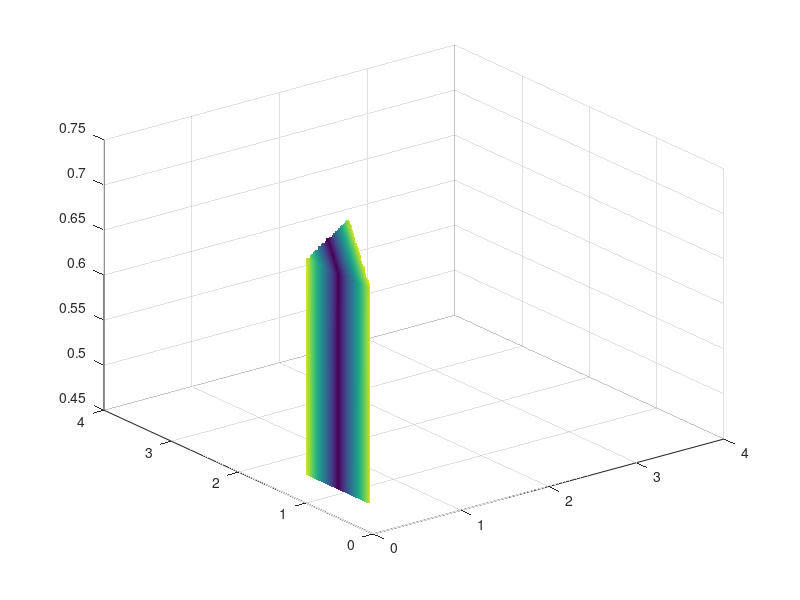

Recreate this plot in MATLAB. (Note: this script raises an error after producing the figure.)
clc;
clear;
close all;
figure()
kpMax = 4;
kdMax = 4;
sampledNum = 200;

aMin =0.48;
aMax = 0.72;
sampledNum2 = 10;


kpSampled = 0:kpMax/(sampledNum-1):kpMax;
kdSampled = 0:kdMax/(sampledNum-1):kdMax;
aSampled = aMin:(aMax-aMin)/(sampledNum2-1):aMax;

[X,Y,Z] = meshgrid(kpSampled,kdSampled,aSampled);
%[X,Y,Z] = meshgrid(0:20/100:10,0:10/100:5,0.2:0.005:0.3);

% [X,Y] = meshgrid(kpSampled,kdSampled);
Map = X;
T = 2;
m = 1;
I = 10;

for i = 1:size(X,1)
    for j = 1:size(X,2)
        for k = 1:size(X,3)

            kp = X(i,j,k);
            kd = Y(i,j,k);      
            a = Z(i,j,k);
           
            f = T/a*m*9.81;
            K = 1/2*f/I*kp;
            C = 1/2*f/I*kd;

            A = [1-a^2*K T-a^2*C; 
                -2*a*K 1-2*a*C];
            qq = abs(eig(A));
            if qq(1)<1 && qq(2)<1
                Map(i,j,k) = abs(det(A));
            else
                Map(i,j,k) = nan ;
            end
        end
    end
end
% hold on
h=slice(X,Y,Z,Map/max(max(max(Map))),kpSampled,kdSampled,aSampled);


% h=slice(X,Y,Z,Map,X,Y,Z);
% h = interp3(Map);
set(h,'EdgeColor','none','FaceColor','interp');
% axis equal
alpha(0.4);                                                                                                                                                                                                                                                                                                                                                                                                                                                                                                                                                                                                                                                                                                                                                                                                                                                                                                                       % h=surface(Map)
%                                                                                                                                                                                                                                                                                                                                                                                                                                                                                                                                                                                                                                                                                                                                                                                                                                                                          set(h,'EdgeColor','none','FaceColor','interp');

set(h,'DefaultTextFontName','Times','DefaultTextFontSize',18,...
   'DefaultAxesFontName','Times','DefaultAxesFontSize',18,...
'DefaultLineLineWidth',1,'DefaultLineMarkerSize',7.75)
colorbar
xlabel('$kp$','Interpreter','latex')
ylabel('$kd$','Interpreter','latex')
zlabel('$\alpha$','Interpreter','latex')
az = -45;
el = 69;
view(az, el);

                                                                                                                                                                                                                                                                                                                                                                                                                                                                                                                                                                                                                                                                                                                                                                                                                                                                                                                    % alpha(0.5);